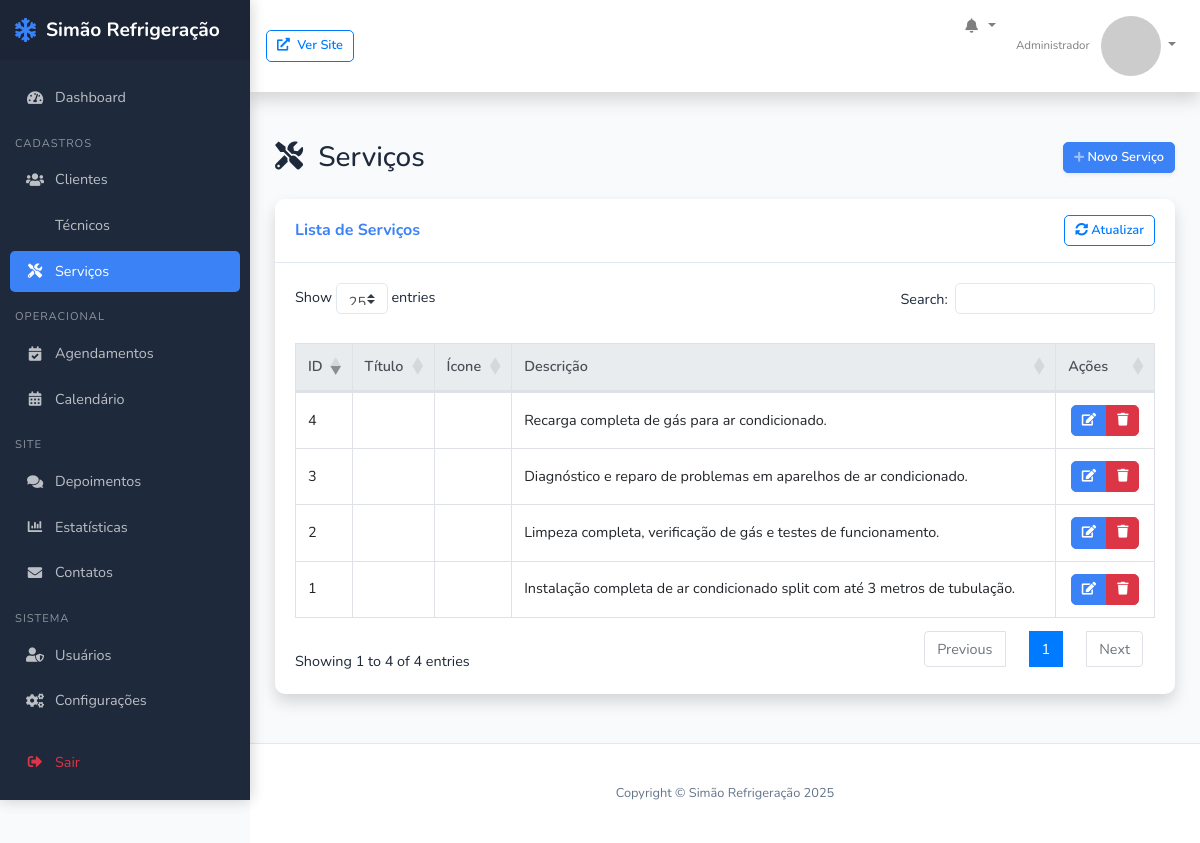
The page /admin-table.php?table=servicos (signed in) on the database its author committed.
### tables this page shows
CREATE TABLE IF NOT EXISTS servicos (
    id INT AUTO_INCREMENT PRIMARY KEY,
    nome VARCHAR(100) NOT NULL,
    descricao TEXT,
    preco DECIMAL(10,2) NOT NULL,
    duracao INT NOT NULL COMMENT 'Duração em minutos',
    imagem VARCHAR(255),
    destaque TINYINT(1) NOT NULL DEFAULT 0,
    ativo TINYINT(1) NOT NULL DEFAULT 1,
    data_criacao DATETIME DEFAULT CURRENT_TIMESTAMP,
    data_atualizacao DATETIME DEFAULT CURRENT_TIMESTAMP ON UPDATE CURRENT_TIMESTAMP
);

### helpers/functions.php (called while the page is built, shortened)
<?php
function sanitize($data) {
    return htmlspecialchars(trim($data), ENT_QUOTES, 'UTF-8');
}
function truncate($text, $length = 100, $append = '...') {
    if (strlen($text) <= $length) {
        return $text;
    }
    $text = substr($text, 0, $length);
    $text = substr($text, 0, strrpos($text, ' '));
    return $text . $append;
}

### admin-table.php (the view, shortened to what this page needs)
<?php
require_once 'helpers/functions.php';
$db = db_connect();
$table = isset($_GET['table']) ? sanitize($_GET['table']) : '';
try {
    $query = $table_config[$table]['query'];
    $stmt = $db->prepare($query);
    $stmt->execute();
    $rows = $stmt->fetchAll(PDO::FETCH_ASSOC);
} catch (PDOException $e) {
    set_flash_message('danger', 'Erro ao buscar dados: ' . $e->getMessage());
    $rows = [];
}
$page_title = $table_config[$table]['title'];
$page_icon = $table_config[$table]['icon'];
?>
<!DOCTYPE html>
<html lang="pt-BR">
<head>
    <link rel="stylesheet" href="https://cdnjs.cloudflare.com/ajax/libs/font-awesome/6.4.0/css/all.min.css">
    <link rel="stylesheet" href="https://cdn.jsdelivr.net/npm/bootstrap@4.6.0/dist/css/bootstrap.min.css">
    <link rel="stylesheet" href="https://cdn.datatables.net/1.11.5/css/dataTables.bootstrap4.min.css">
    <link rel="stylesheet" href="assets/css/admin.css">
</head>
<body>
    <div class="wrapper">
        <?php include 'views/admin/includes/sidebar.php'; ?>
        <div class="content-wrapper">
            <?php include 'views/admin/includes/header.php'; ?>
            <div class="container-fluid">
                <div class="d-sm-flex align-items-center justify-content-between mb-4">
                    <h1 class="h3 mb-0 text-gray-800">
                        <i class="fas fa-<?= $page_icon ?> mr-2"></i> <?= $page_title ?>
                    </h1>
                    <?php if (!empty($table_config[$table]['new_url'])): ?>
                    <a href="<?= $table_config[$table]['new_url'] ?>" class="d-none d-sm-inline-block btn btn-sm btn-primary shadow-sm">
                        <i class="fas fa-plus fa-sm text-white-50"></i> Novo <?= rtrim($page_title, 's') ?>
                    </a>
                    <?php endif; ?>
                </div>
                <div class="card shadow mb-4">
                    <div class="card-header py-3 d-flex justify-content-between align-items-center">
                        <h6 class="m-0 font-weight-bold text-primary">Lista de <?= $page_title ?></h6>
                        <div>
                            <button class="btn btn-sm btn-outline-primary" id="refreshTable">
                                <i class="fas fa-sync-alt"></i> Atualizar
                            </button>
                        </div>
                    </div>
                    <div class="card-body">
                        <div class="table-responsive">
                            <table class="table table-bordered table-hover" id="dataTable-<?= $table ?>" width="100%" cellspacing="0">
                                <thead class="thead-light">
                                    <tr>
                                        <?php foreach ($table_config[$table]['columns'] as $column): ?>
                                        <th><?= $column ?></th>
                                        <?php endforeach; ?>
                                    </tr>
                                </thead>
                                <tbody>
                                    <?php if (empty($rows)): ?>
                                    <tr>
                                        <td colspan="<?= count($table_config[$table]['columns']) ?>" class="text-center">
                                            Nenhum registro encontrado.
                                        </td>
                                    </tr>
                                    <?php else: ?>
                                        <?php foreach ($rows as $row): ?>
                                        <tr>
                                            <?php if ($table === 'clientes'): ?>
                                                <td><?= $row['id'] ?></td>
                                                <td><?= $row['nome'] ?></td>
                                                <td><?= $row['email'] ?></td>
                                                <td><?= $row['telefone'] ?></td>
                                                <td>
                                                    <?php
                                                    $tipo_class = 'secondary';
                                                    switch ($row['tipo']) {
                                                        case 'residencial':
                                                            $tipo_class = 'info';
                                                            break;
                                                        case 'comercial':
                                                            $tipo_class = 'primary';
                                                            break;
                                                        case 'industrial':
                                                            $tipo_class = 'warning';
                                                            break;
                                                    }
                                                    ?>
                                                    <span class="badge badge-<?= $tipo_class ?>">
                                                        <?= ucfirst($row['tipo']) ?>
                                                    </span>
                                                </td>
                                                <td><?= $row['cidade'] ?>/<?= $row['estado'] ?></td>
                                                <td><?= format_date($row['data_criacao']) ?></td>
                                                <td class="text-center">
                                                    <div class="btn-group">
                                                        <a href="<?= $table_config[$table]['edit_url'] . $row['id'] ?>" class="btn btn-sm btn-primary" title="Editar">
                                                            <i class="fas fa-edit"></i>
                                                        </a>
                                                        <a href="<?= $table_config[$table]['delete_url'] . $row['id'] ?>" class="btn btn-sm btn-danger" onclick="return confirm('Tem certeza que deseja excluir este registro?')" title="Excluir">
                                                            <i class="fas fa-trash"></i>
                                                        </a>
                                                    </div>
                                                </td>
                                            <?php elseif ($table === 'servicos'): ?>
                                                <td><?= $row['id'] ?></td>
                                                <td><?= $row['titulo'] ?></td>
                                                <td><i class="fas fa-<?= $row['icone'] ?>"></i> <?= $row['icone'] ?></td>
                                                <td><?= truncate($row['descricao'], 100) ?></td>
                                                <td class="text-center">
                                                    <div class="btn-group">
                                                        <a href="<?= $table_config[$table]['edit_url'] . $row['id'] ?>" class="btn btn-sm btn-primary" title="Editar">
                                                            <i class="fas fa-edit"></i>
                                                        </a>
                                                        <a href="<?= $table_config[$table]['delete_url'] . $row['id'] ?>" class="btn btn-sm btn-danger" onclick="return confirm('Tem certeza que deseja excluir este registro?')" title="Excluir">
                                                            <i class="fas fa-trash"></i>
                                                        </a>
                                                    </div>
                                                </td>
                                            <?php endif; ?>
                                        </tr>
                                        <?php endforeach; ?>
                                    <?php endif; ?>
                                </tbody>
                            </table>
                        </div>
                    </div>
                </div>
            </div>
            <?php include 'views/admin/includes/footer.php'; ?>
        </div>
    </div>
</body>
</html>

### assets/css/admin.css (style rules this page uses)
:root { --primary: #3b82f6; --primary-dark: #2563eb; --secondary: #64748b; --success: #10b981; --info: #0ea5e9; --warning: #f59e0b; --danger: #ef4444; --light: #f8fafc; --dark: #1e293b; --sidebar-width: 250px; --sidebar-collapsed-width: 70px; --header-height: 60px; }
body { font-family: "Nunito", -apple-system, BlinkMacSystemFont, "Segoe UI", Roboto, "Helvetica Neue", Arial, sans-serif; background-color: #f8fafc; color: #1e293b; font-size: 0.9rem; }
.wrapper { display: flex; width: 100%; min-height: 100vh; }
.content-wrapper { width: calc(100% - var(--sidebar-width)); margin-left: var(--sidebar-width); min-height: 100vh; transition: all 0.3s; display: flex; flex-direction: column; }
.container-fluid { padding: 25px; flex: 1; }
.card { border: none; border-radius: 10px; box-shadow: 0 2px 10px rgba(0, 0, 0, 0.05); margin-bottom: 25px; }
.card-header { background-color: #fff; border-bottom: 1px solid #e2e8f0; padding: 15px 20px; border-top-left-radius: 10px !important; border-top-right-radius: 10px !important; }
.card-body { padding: 20px; }
.table { margin-bottom: 0; }
.table th { font-weight: 600; border-top: none; background-color: #f8fafc; }
.table td { vertical-align: middle; }
.btn { border-radius: 5px; font-size: 0.9rem; padding: 8px 16px; font-weight: 600; }
.btn-primary { background-color: var(--primary); border-color: var(--primary); }
.btn-sm { padding: 5px 10px; font-size: 0.8rem; }
.text-primary { color: var(--primary) !important; }

### rows shown on the page
servicos: id "4", descricao "Recarga completa de gás para ar condicionado."
servicos: id "3", descricao "Diagnóstico e reparo de problemas em aparelhos de ar condicionado."
servicos: id "2", descricao "Limpeza completa, verificação de gás e testes de funcionamento."
servicos: id "1", descricao "Instalação completa de ar condicionado split com até 3 metros de tubulação."

### other values the page prints
$_SESSION['usuario_nome'] "Administrador"
$page_title "Serviços"
rtrim($page_title, 's') "Serviço"
$column "ID"
$column "Título"
$column "Ícone"
$column "Descrição"
$column "Ações"
SITE_NAME "Simão Refrigeração"
